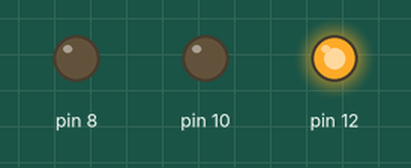
Simulated run of this sketch. Board: Arduino Uno, built with avr-gcc and run on an emulated ATmega328P. Parts: output pins drawn as LEDs (lit = HIGH).

Above: at 1.2 s.
At 3.5 s:
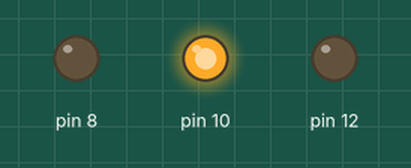
At 5.7 s:
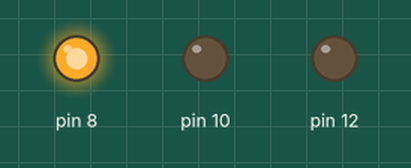
At 8.7 s:
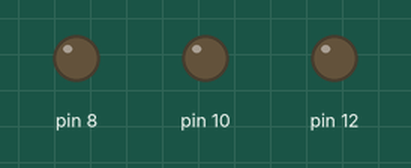
Timing chart, 0 to 11.7 s (numbered marks = the images above):
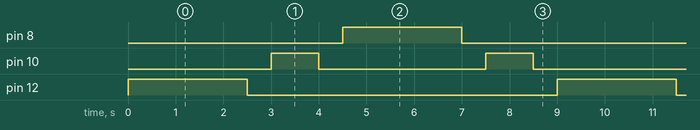

The sketch:

traffic_lights_byMedi.ino
```cpp
void setup() {
  // put your setup code here, to run once:
  pinMode(12, OUTPUT);
  pinMode(10, OUTPUT);
  pinMode(8, OUTPUT);
}

void loop() {
  // put your main code here, to run repeatedly:
  digitalWrite(12, HIGH);
    delay(2500);
  digitalWrite(12, LOW);
  delay(500);

  digitalWrite(10, HIGH);
  delay(1000);
  digitalWrite(10, LOW);
  delay(500);
  digitalWrite(8, HIGH);
  delay(2500);
  digitalWrite(8, LOW);
  delay(500);
  digitalWrite(10, HIGH);
  delay(1000);
  digitalWrite(10, LOW);
  delay(500);
}
```

Measured:
- by itself, pin 8, pin 12: alternates HIGH for 2.5 s and LOW for 6.5 s
- by itself, pin 10: alternates HIGH for 1.0 s and LOW for 3.5 s
- by itself, everything shown: repeats every 9.0 s, in 8 steps
